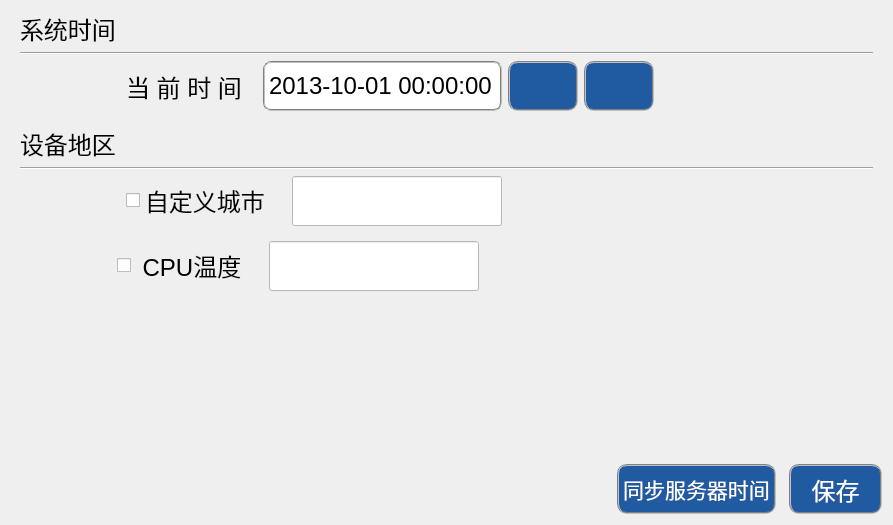
        <widget class="QWidget" name="tabSetSysTime">
         <property name="styleSheet">
          <string notr="true"/>
         </property>
         <attribute name="title">
          <string>时间地区</string>
         </attribute>
         <layout class="QGridLayout" name="gridLayout_33">
          <item row="0" column="0" colspan="3">
           <layout class="QVBoxLayout" name="verticalLayout">
            <item>
             <widget class="QWidget" name="wgtSysTime" native="true">
              <layout class="QGridLayout" name="gridLayout_10">
               <property name="topMargin">
                <number>0</number>
               </property>
               <property name="bottomMargin">
                <number>0</number>
               </property>
               <item row="1" column="0" colspan="3">
                <widget class="Line" name="line_2">
                 <property name="orientation">
                  <enum>Qt::Horizontal</enum>
                 </property>
                </widget>
               </item>
               <item row="2" column="0">
                <spacer name="horizontalSpacer_6">
                 <property name="orientation">
                  <enum>Qt::Horizontal</enum>
                 </property>
                 <property name="sizeType">
                  <enum>QSizePolicy::Preferred</enum>
                 </property>
                 <property name="sizeHint" stdset="0">
                  <size>
                   <width>100</width>
                   <height>20</height>
                  </size>
                 </property>
                </spacer>
               </item>
               <item row="2" column="1">
                <layout class="QGridLayout" name="gridLayout_5" columnstretch="0,0,0,1,1">
                 <property name="spacing">
                  <number>6</number>
                 </property>
                 <item row="0" column="3">
                  <widget class="QPushButton" name="btnAdd">
                   <property name="sizePolicy">
                    <sizepolicy hsizetype="Preferred" vsizetype="Preferred">
                     <horstretch>0</horstretch>
                     <verstretch>0</verstretch>
                    </sizepolicy>
                   </property>
                   <property name="minimumSize">
                    <size>
                     <width>70</width>
                     <height>50</height>
                    </size>
                   </property>
                   <property name="styleSheet">
                    <string notr="true">color: white;
background-color: rgb(32, 90, 160);
border: 2px groove gray;
border-radius: 10px;
padding: 2px 4px;</string>
                   </property>
                   <property name="text">
                    <string/>
                   </property>
                   <property name="icon">
                    <iconset resource="ikembx00.qrc">
                     <normaloff>:/image/add.ico</normaloff>:/image/add.ico</iconset>
                   </property>
                   <property name="iconSize">
                    <size>
                     <width>40</width>
                     <height>40</height>
                    </size>
                   </property>
                  </widget>
                 </item>
                 <item row="0" column="4">
                  <widget class="QPushButton" name="btnMinus">
                   <property name="sizePolicy">
                    <sizepolicy hsizetype="Preferred" vsizetype="Preferred">
                     <horstretch>0</horstretch>
                     <verstretch>0</verstretch>
                    </sizepolicy>
                   </property>
                   <property name="minimumSize">
                    <size>
                     <width>70</width>
                     <height>50</height>
                    </size>
                   </property>
                   <property name="styleSheet">
                    <string notr="true">color: white;
background-color: rgb(32, 90, 160);
border: 2px groove gray;
border-radius: 10px;
padding: 2px 4px;</string>
                   </property>
                   <property name="text">
                    <string/>
                   </property>
                   <property name="icon">
                    <iconset resource="ikembx00.qrc">
                     <normaloff>:/image/minus.ico</normaloff>:/image/minus.ico</iconset>
                   </property>
                   <property name="iconSize">
                    <size>
                     <width>40</width>
                     <height>40</height>
                    </size>
                   </property>
                  </widget>
                 </item>
                 <item row="0" column="0">
                  <widget class="QLabel" name="labCurrentTime">
                   <property name="sizePolicy">
                    <sizepolicy hsizetype="Preferred" vsizetype="Preferred">
                     <horstretch>0</horstretch>
                     <verstretch>0</verstretch>
                    </sizepolicy>
                   </property>
                   <property name="font">
                    <font>
                     <pointsize>18</pointsize>
                     <weight>50</weight>
                     <bold>false</bold>
                    </font>
                   </property>
                   <property name="text">
                    <string>当 前 时 间</string>
                   </property>
                  </widget>
                 </item>
                 <item row="0" column="2">
                  <widget class="QDateTimeEdit" name="dateTimeEditor">
                   <property name="sizePolicy">
                    <sizepolicy hsizetype="Expanding" vsizetype="Preferred">
                     <horstretch>0</horstretch>
                     <verstretch>0</verstretch>
                    </sizepolicy>
                   </property>
                   <property name="font">
                    <font>
                     <pointsize>18</pointsize>
                     <weight>50</weight>
                     <bold>false</bold>
                    </font>
                   </property>
                   <property name="styleSheet">
                    <string notr="true">border-radius: 8px; 
background-color: rgb(255, 255, 255);
border:2px groove gray;
padding: 2px 2px; </string>
                   </property>
                   <property name="frame">
                    <bool>true</bool>
                   </property>
                   <property name="readOnly">
                    <bool>false</bool>
                   </property>
                   <property name="buttonSymbols">
                    <enum>QAbstractSpinBox::NoButtons</enum>
                   </property>
                   <property name="date">
                    <date>
                     <year>2013</year>
                     <month>10</month>
                     <day>1</day>
                    </date>
                   </property>
                   <property name="currentSection">
                    <enum>QDateTimeEdit::YearSection</enum>
                   </property>
                   <property name="displayFormat">
                    <string>yyyy-MM-dd hh:mm:ss</string>
                   </property>
                   <property name="calendarPopup">
                    <bool>false</bool>
                   </property>
                   <property name="currentSectionIndex">
                    <number>0</number>
                   </property>
                  </widget>
                 </item>
                 <item row="0" column="1">
                  <spacer name="horizontalSpacer_14">
                   <property name="orientation">
                    <enum>Qt::Horizontal</enum>
                   </property>
                   <property name="sizeType">
                    <enum>QSizePolicy::Preferred</enum>
                   </property>
                   <property name="sizeHint" stdset="0">
                    <size>
                     <width>15</width>
                     <height>20</height>
                    </size>
                   </property>
                  </spacer>
                 </item>
                </layout>
               </item>
               <item row="2" column="2">
                <spacer name="horizontalSpacer_11">
                 <property name="orientation">
                  <enum>Qt::Horizontal</enum>
                 </property>
                 <property name="sizeHint" stdset="0">
                  <size>
                   <width>40</width>
                   <height>20</height>
                  </size>
                 </property>
                </spacer>
               </item>
               <item row="0" column="0" colspan="3">
                <widget class="QLabel" name="label_7">
                 <property name="font">
                  <font>
                   <pointsize>18</pointsize>
                  </font>
                 </property>
                 <property name="text">
                  <string>系统时间</string>
                 </property>
                </widget>
               </item>
              </layout>
             </widget>
            </item>
            <item>
             <widget class="QWidget" name="wgtSysTime_2" native="true">
              <layout class="QGridLayout" name="gridLayout_44">
               <item row="0" column="0">
                <widget class="QLabel" name="label_12">
                 <property name="font">
                  <font>
                   <pointsize>18</pointsize>
                  </font>
                 </property>
                 <property name="text">
                  <string>设备地区</string>
                 </property>
                </widget>
               </item>
               <item row="1" column="0" colspan="3">
                <widget class="Line" name="line_10">
                 <property name="orientation">
                  <enum>Qt::Horizontal</enum>
                 </property>
                </widget>
               </item>
               <item row="2" column="0">
                <spacer name="horizontalSpacer_40">
                 <property name="orientation">
                  <enum>Qt::Horizontal</enum>
                 </property>
                 <property name="sizeType">
                  <enum>QSizePolicy::Preferred</enum>
                 </property>
                 <property name="sizeHint" stdset="0">
                  <size>
                   <width>100</width>
                   <height>20</height>
                  </size>
                 </property>
                </spacer>
               </item>
               <item row="2" column="1" rowspan="2">
                <layout class="QGridLayout" name="gridLayout_43">
                 <item row="0" column="2">
                  <widget class="QLineEdit" name="cityNameLine">
                   <property name="minimumSize">
                    <size>
                     <width>0</width>
                     <height>50</height>
                    </size>
                   </property>
                   <property name="maximumSize">
                    <size>
                     <width>288</width>
                     <height>50</height>
                    </size>
                   </property>
                   <property name="font">
                    <font>
                     <pointsize>18</pointsize>
                    </font>
                   </property>
                   <property name="styleSheet">
                    <string notr="true">background-color: rgb(255, 255, 255);</string>
                   </property>
                   <property name="text">
                    <string/>
                   </property>
                  </widget>
                 </item>
                 <item row="0" column="1">
                  <spacer name="horizontalSpacer_41">
                   <property name="orientation">
                    <enum>Qt::Horizontal</enum>
                   </property>
                   <property name="sizeType">
                    <enum>QSizePolicy::Preferred</enum>
                   </property>
                   <property name="sizeHint" stdset="0">
                    <size>
                     <width>15</width>
                     <height>20</height>
                    </size>
                   </property>
                  </spacer>
                 </item>
                 <item row="0" column="0">
                  <widget class="QCheckBox" name="isSetCity">
                   <property name="font">
                    <font>
                     <pointsize>18</pointsize>
                    </font>
                   </property>
                   <property name="text">
                    <string>自定义城市</string>
                   </property>
                  </widget>
                 </item>
                </layout>
               </item>
               <item row="3" column="2">
                <spacer name="horizontalSpacer_43">
                 <property name="orientation">
                  <enum>Qt::Horizontal</enum>
                 </property>
                 <property name="sizeHint" stdset="0">
                  <size>
                   <width>338</width>
                   <height>17</height>
                  </size>
                 </property>
                </spacer>
               </item>
              </layout>
             </widget>
            </item>
           </layout>
          </item>
          <item row="1" column="0">
           <spacer name="horizontalSpacer_44">
            <property name="orientation">
             <enum>Qt::Horizontal</enum>
            </property>
            <property name="sizeType">
             <enum>QSizePolicy::Preferred</enum>
            </property>
            <property name="sizeHint" stdset="0">
             <size>
              <width>100</width>
              <height>20</height>
             </size>
            </property>
           </spacer>
          </item>
          <item row="1" column="1">
           <layout class="QGridLayout" name="gridLayout_45">
            <item row="0" column="2">
             <widget class="QLineEdit" name="cpuTemptValue">
              <property name="minimumSize">
               <size>
                <width>0</width>
                <height>50</height>
               </size>
              </property>
              <property name="maximumSize">
               <size>
                <width>288</width>
                <height>50</height>
               </size>
              </property>
              <property name="font">
               <font>
                <pointsize>18</pointsize>
               </font>
              </property>
              <property name="styleSheet">
               <string notr="true">background-color: rgb(255, 255, 255);</string>
              </property>
              <property name="text">
               <string/>
              </property>
             </widget>
            </item>
            <item row="0" column="1">
             <spacer name="horizontalSpacer_42">
              <property name="orientation">
               <enum>Qt::Horizontal</enum>
              </property>
              <property name="sizeType">
               <enum>QSizePolicy::Preferred</enum>
              </property>
              <property name="sizeHint" stdset="0">
               <size>
                <width>15</width>
                <height>20</height>
               </size>
              </property>
             </spacer>
            </item>
            <item row="0" column="0">
             <widget class="QCheckBox" name="iscpuTempt">
              <property name="font">
               <font>
                <pointsize>18</pointsize>
               </font>
              </property>
              <property name="text">
               <string> CPU温度</string>
              </property>
             </widget>
            </item>
           </layout>
          </item>
          <item row="1" column="2">
           <spacer name="horizontalSpacer_45">
            <property name="orientation">
             <enum>Qt::Horizontal</enum>
            </property>
            <property name="sizeHint" stdset="0">
             <size>
              <width>397</width>
              <height>17</height>
             </size>
            </property>
           </spacer>
          </item>
          <item row="2" column="1">
           <spacer name="verticalSpacer_3">
            <property name="orientation">
             <enum>Qt::Vertical</enum>
            </property>
            <property name="sizeHint" stdset="0">
             <size>
              <width>17</width>
              <height>167</height>
             </size>
            </property>
           </spacer>
          </item>
          <item row="3" column="0" colspan="3">
           <layout class="QGridLayout" name="gridLayout_9" columnstretch="0,1,1">
            <property name="horizontalSpacing">
             <number>13</number>
            </property>
            <item row="0" column="0">
             <spacer name="horizontalSpacer_33">
              <property name="orientation">
               <enum>Qt::Horizontal</enum>
              </property>
              <property name="sizeType">
               <enum>QSizePolicy::Preferred</enum>
              </property>
              <property name="sizeHint" stdset="0">
               <size>
                <width>606</width>
                <height>50</height>
               </size>
              </property>
             </spacer>
            </item>
            <item row="0" column="1">
             <widget class="QPushButton" name="btnAsyncTime">
              <property name="sizePolicy">
               <sizepolicy hsizetype="Preferred" vsizetype="Preferred">
                <horstretch>0</horstretch>
                <verstretch>0</verstretch>
               </sizepolicy>
              </property>
              <property name="font">
               <font>
                <pointsize>16</pointsize>
               </font>
              </property>
              <property name="styleSheet">
               <string notr="true">color: white;
background-color: rgb(32, 90, 160);
border: 2px groove gray;
border-radius: 10px;
padding: 2px 4px;</string>
              </property>
              <property name="text">
               <string>同步服务器时间</string>
              </property>
              <property name="iconSize">
               <size>
                <width>40</width>
                <height>40</height>
               </size>
              </property>
             </widget>
            </item>
            <item row="0" column="2">
             <widget class="QPushButton" name="btnApply">
              <property name="sizePolicy">
               <sizepolicy hsizetype="Preferred" vsizetype="Preferred">
                <horstretch>0</horstretch>
                <verstretch>0</verstretch>
               </sizepolicy>
              </property>
              <property name="font">
               <font>
                <pointsize>18</pointsize>
               </font>
              </property>
              <property name="styleSheet">
               <string notr="true">color: white;
background-color: rgb(32, 90, 160);
border: 2px groove gray;
border-radius: 10px;
padding: 2px 4px;</string>
              </property>
              <property name="text">
               <string>保存</string>
              </property>
              <property name="icon">
               <iconset resource="ikembx00.qrc">
                <normaloff>:/image/ok.ico</normaloff>:/image/ok.ico</iconset>
              </property>
              <property name="iconSize">
               <size>
                <width>35</width>
                <height>35</height>
               </size>
              </property>
             </widget>
            </item>
           </layout>
          </item>
         </layout>
        </widget>
